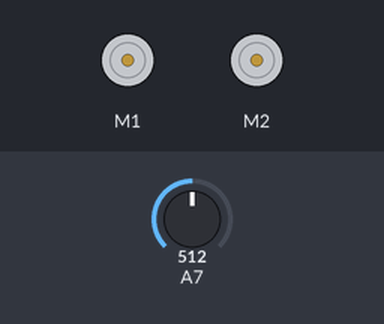
This sketch was run on a simulated Arduino Nano, built with avr-gcc and run on an emulated ATmega328P. On the bench: 2 × DC motor (green arrow = forward, orange = backward, longer = faster). Inputs (shaded band) come from the test bench; at power-on: A7 = 512.

Above: at 1.2 s.
1.3 s: A7 set to 0
At 2.1 s:
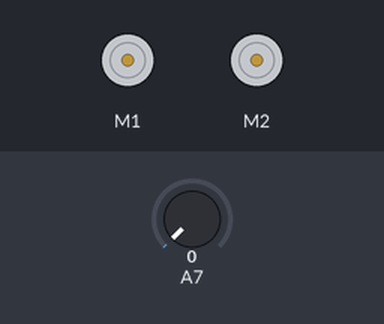
4.3 s: A7 set to 122
At 5.3 s:
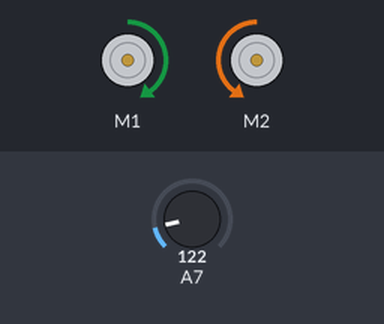
Timing chart, 0 to 7.3 s (numbered marks = the images above; inputs shaded):
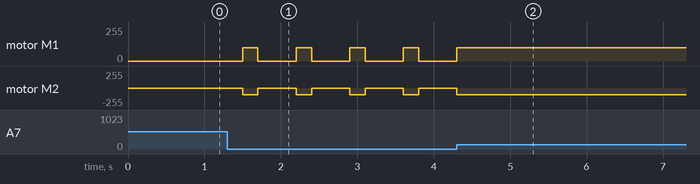

The sketch:

sketch_may28a.ino
```cpp
#include <MeMCore.h>
MeDCMotor motor1(M1);
MeDCMotor motor2(M2);
int8_t motorSpeed = 100;

void setup() {
  // put your setup code here, to run once:
  pinMode(A7, INPUT);
}
int x = 0;
void loop() {
  // put your main code here, to run repeatedly:
  int y = analogRead(A7);
  if (y == 0) {
    x++;
    delay(200);
    if (x >= 3) {
    x = 0;
    }
  }
  if (x == 1) {
    motor1.run(motorSpeed);
    motor2.run(-motorSpeed);
  }
  if (x == 2) {
    motor1.stop();
    motor2.stop();
    delay(100);
  }
}
```

Measured:
- after the input at 1.3 s, motor M1: alternates forward 100/255 for 0.20 s and stopped for 0.50 s, starting after 0.20 s; motor M2: alternates backward 100/255 for 0.20 s and stopped for 0.50 s, starting after 0.20 s
- after the input at 4.3 s, motor M1: goes on until 4.3 s, then stays forward 100/255; motor M2: goes on until 4.3 s, then stays backward 100/255
